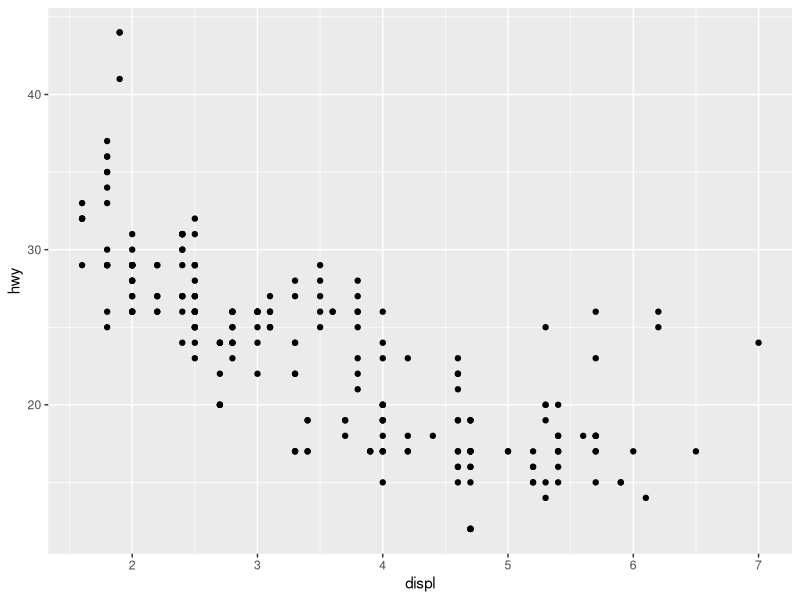
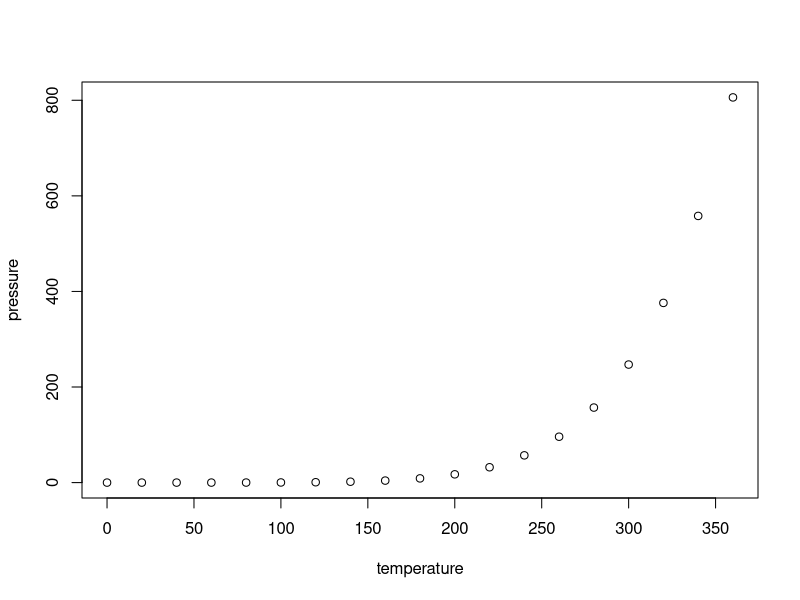

Recreate these plots in R, in order.
## ---- chunk 1
library(tidyverse)
mpg
g=ggplot(data=mpg, aes(x=displ, y=hwy))
knitr::opts_chunk$set(echo = TRUE)
## ---- chunk 2

g+geom_point()

## ---- chunk 3
plot(pressure)
